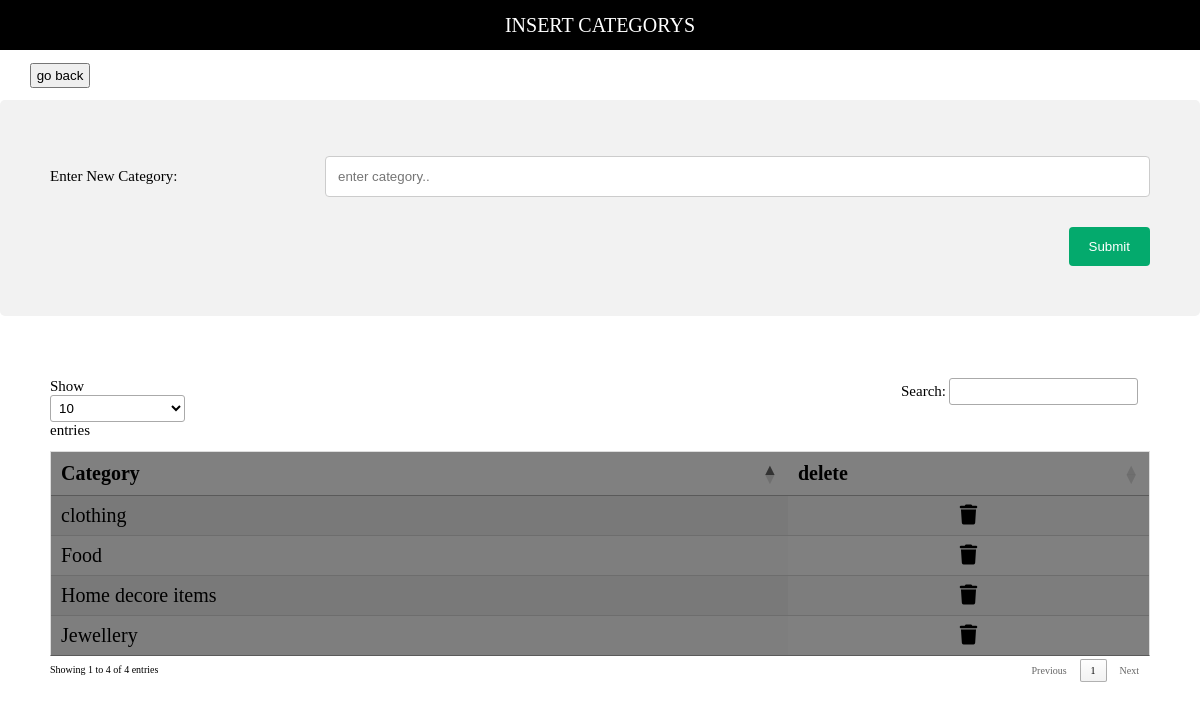
The page /admin_area/viewcategory.php on the database its author committed.
### tables this page shows
CREATE TABLE `categories` (
  `cat_ID` int(10) NOT NULL,
  `cat_title` text NOT NULL
);

### admin_area/viewcategory.php (the view, shortened to what this page needs)
<?php
include('includes/db.php');
?>
<!DOCTYPE html>
<html>
<head>
    <link rel="stylesheet" href="https://cdnjs.cloudflare.com/ajax/libs/font-awesome/6.0.0-beta2/css/all.min.css">
    <link rel="stylesheet" href="https://cdn.datatables.net/1.11.5/css/jquery.dataTables.min.css">
    <link rel="stylesheet" href="https://cdnjs.cloudflare.com/ajax/libs/font-awesome/6.0.0-beta2/css/all.min.css">
</head>
<body>
<div class="title">
  <p>
  INSERT CATEGORYS
  </p>
</div>
<div class="title-home">
 <button><a href="dashboard.php">go back</a></button>
</div>
<div class="container">
  <form action="viewcategory.php" method="POST" enctype="multipart/form-data">
    <div class="row">
      <div class="col-25">
        <label for="productname">Enter New Category:</label>
      </div>
      <div class="col-75">
        <input type="text" id="productname" name="category" placeholder="enter category..">
      </div>
    </div>
    <div class="row">
      <input type="submit" name="submit" value="Submit">
    </div>
  </form>
</div>
<div class="conatiner">
<table id="example" class="display" style="width:100%;background-color:grey">
        <thead>
            <tr>
                <th>Category</th>
                <th>delete</th>
            </tr>
        </thead>
        <tbody>
        <?php
$selectcate="SELECT * from categories";
$runselectcat=mysqli_query($conn,$selectcate);
while($fetchcategorys=mysqli_fetch_array($runselectcat)){
  $cate_id=$fetchcategorys['cat_ID'];
  $cate_title=$fetchcategorys['cat_title'];
?>
            <tr align=center>
                <td><?php echo $cate_title ; ?></td>
                <td><a href="viewcategory.php?cat_id=<?php echo $cate_id ; ?>" style="color:black;"><i class="fa-solid fa-trash"></i></a></td>
            </tr>
<?php } ?>
        </tbody>
    </table>
</div>
</body>
</html>

### admin_area/viewcategory.php (style rules this page uses)
* { box-sizing: border-box; margin:0; padding:0; }
html { font-size:62.5%; }
.title { width: 100%; height:5rem; color:white; background-color:black; display:flex; justify-content:center; align-items:center; }
.title-home { width: 100%; height:5rem; color:white; margin-left:30px; display:flex; justify-content:flex-start; align-items:center; }
.title-home button { height:50%; width: 5%; }
.title-home a { text-decoration:none; color:black; }
.title p { font-size:2rem; }
input[type=text], select, textarea { width: 100%; padding: 1.2rem; border: .1rem solid #ccc; border-radius: .4rem; resize: vertical; }
label { padding: 1.2rem 1.2rem 1.2rem 0; display: inline-block; font-size:1.5rem; }
input[type=submit] { background-color: #04AA6D; color: white; padding: 1.2rem 2rem; border: none; border-radius: .4rem; cursor: pointer; float: right; }
.container { border-radius: .5rem; background-color: #f2f2f2; padding: 2rem; }
.col-25 { float: left; width: 25%; margin-top: .6rem; }
.col-75 { float: left; width: 75%; margin-top: .6rem; }
.row { margin:30px; }
.row:after { content: ""; display: table; clear: both; }
table { margin:auto; margin-top:30px; border-collapse: collapse; border-spacing: 0; width: 50%; border: 1px solid #ddd; font-size:20px; }
th, td { text-align: center; padding: 16px; }
th:first-child, td:first-child { text-align: left; }
tr:nth-child(even) { background-color: #f2f2f2 }
.conatiner { margin:50px }

### rows shown on the page
categories: cat_title "Jewellery"
categories: cat_title "clothing"
categories: cat_title "Food"
categories: cat_title "Home decore items"
